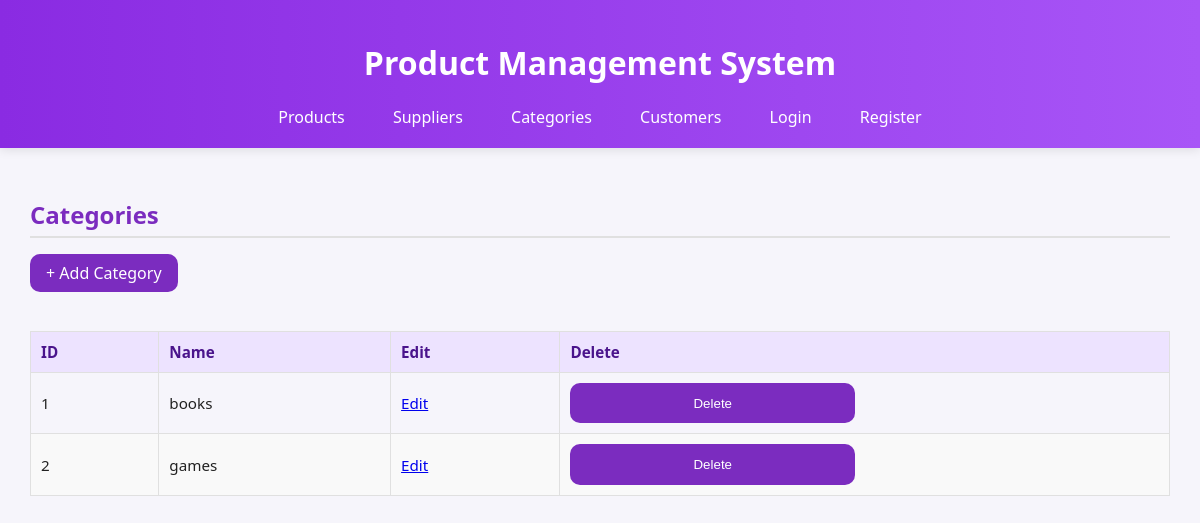
The page /categories on the database its author committed.
### models.py (models this page shows)
class Category(db.Model):
    id = db.Column(db.Integer, primary_key=True)
    name = db.Column(db.String(100), nullable=False)
    products = db.relationship('Product', backref='category', lazy=True)

### routes.py (the view)
@app.route('/categories')
def categories():
    categories = Category.query.all()
    return render_template('categories.html', categories=categories)

### routes.py (called while the page is built)
@app.context_processor
def inject_user_status():
    return {'logged_in': 'user_id' in session}

### templates/categories.html (shortened to what this page needs)
{% extends "base.html" %}
{% block content %}
<div class="card">
  <div class="card-header">
    <h2>Categories</h2>
    <a href="{{ url_for('add_category') }}" class="btn-add">+ Add Category</a>
  </div>
  <table class="styled-table">
    <thead>
      <tr>
        <th>ID</th>
        <th>Name</th>
        <th>Edit</th>
        <th>Delete</th>
      </tr>
    </thead>
    <tbody>
      {% for category in categories %}
      <tr>
        <td>{{ category.id }}</td>
        <td>{{ category.name }}</td>
        <td><a href="{{ url_for('edit_item', model='category', item_id=category.id) }}" class="btn-edit">Edit</a></td>
        <td>
          <form method="POST" action="{{ url_for('delete_item', model='category', item_id=category.id) }}" onsubmit="return confirm('Delete this category?');">
            <button type="submit" class="btn-delete">Delete</button>
          </form>
        </td>
      </tr>
      {% else %}
      <tr><td colspan="4" style="text-align:center;">No categories found</td></tr>
      {% endfor %}
    </tbody>
  </table>
</div>
{% endblock %}

### static/style.css (style rules this page uses)
body { font-family: "Poppins", sans-serif; background: #f4f3f7; color: #222; margin: 0; padding: 0; }
h2 { color: #7B2CBF; border-bottom: 2px solid #E0E0E0; padding-bottom: 5px; margin-bottom: 1rem; }
form { display: grid; grid-template-columns: 1fr 1fr; gap: 1.2rem; }
button, input[type="submit"] { background: #7B2CBF; color: white; border: none; padding: 0.8rem 1rem; border-radius: 10px; cursor: pointer; transition: 0.3s; }
table { width: 100%; border-collapse: collapse; margin-top: 1.5rem; font-size: 0.95rem; }
th, td { border: 1px solid #e0e0e0; padding: 10px; text-align: left; }
th { background: #ede3ff; color: #4a148c; }
tr:nth-child(even) { background-color: #f9f9f9; }
.btn-add { display: inline-block; background: #7B2CBF; color: white; padding: 8px 16px; border-radius: 10px; text-decoration: none; transition: 0.3s; margin-bottom: 15px; }

### templates/base.html (style rules this page uses)
body { font-family: 'Segoe UI', sans-serif; background-color: #f6f5fb; margin: 0; padding: 0; }

### rows shown on the page
Category: id "1", name "books"
Category: id "2", name "games"
